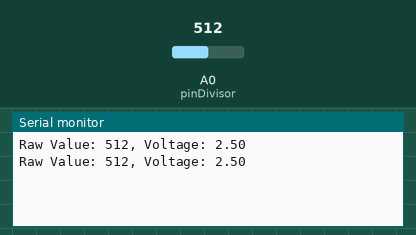
Simulated run of this sketch. Board: Arduino Uno, built with avr-gcc and run on an emulated ATmega328P. Parts: the last lines printed to the serial monitor. The inputs (shaded band) are chosen by the test bench; at power-on: A0 (pinDivisor) = 512.

Above: at 1.8 s.
1.9 s: A0 (pinDivisor) set to 716
At 2.8 s:
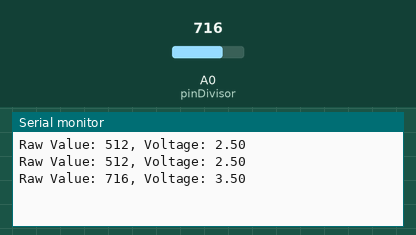
3.4 s: A0 (pinDivisor) set to 900
At 4.3 s:
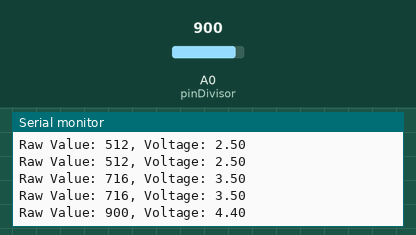
Timing chart, 0 to 6.4 s (numbered marks = the images above; inputs shaded):
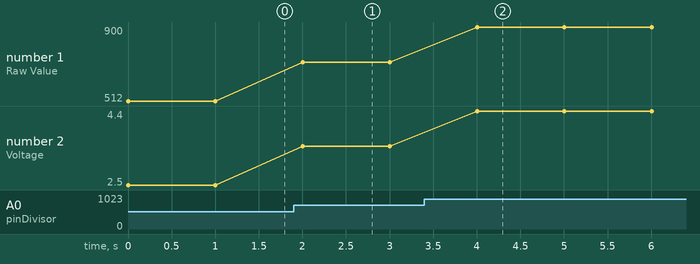

The sketch:

readBatteryVoltage.ino
```cpp
const int pinDivisor = A0;  // Pin analógico conectado al punto medio del divisor de tensión
const float Vref = 5.0;     // Voltaje de referencia del Arduino


void setup() {
  // Habilita el puerto serie a 9600 baudios/sec
  Serial.begin(9600);
}

void loop() {
  // Habilitar el pin analógico para leer los valores de tensión en RAW
  int rawValue = analogRead(pinDivisor);
  // Transformación de los valores en digital a valores de tensión
  float voltage = rawValue * (Vref / 1023.0);

  // Escritura a traves de puerto serie los valores leidos
  Serial.print("Raw Value: ");
  Serial.print(rawValue);
  Serial.print(", Voltage: ");
  Serial.println(voltage);

  delay(1000);  // Puedes ajustar este valor según tus necesidades
}
```

Measured:
- after the input at 1.9 s, the serial monitor: prints a new line after 0.10 s (image 1)
- after the input at 3.4 s, the serial monitor: prints a new line after 0.60 s (image 2)
- plotted number 1: 512 → 716 after the input at 1.9 s, 716 → 900 after the input at 3.4 s
- plotted number 2: 2.5 → 3.5 after the input at 1.9 s, 3.5 → 4.4 after the input at 3.4 s
